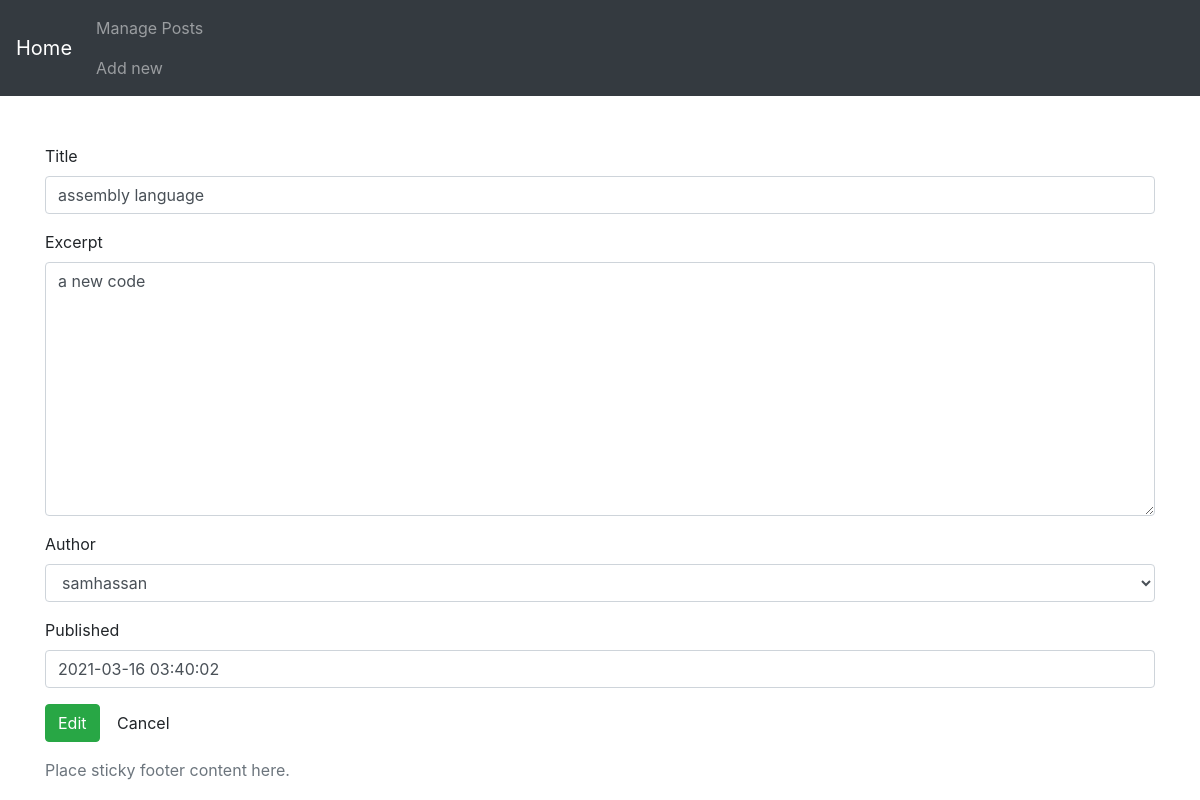
The page /edit/14/ on the database its author committed.
### core/models.py (models this page shows, shortened)
class Core(models.Model):
    title = models.CharField(max_length=200)
    excerpt = models.TextField()
    author = models.ForeignKey(User, on_delete=models.CASCADE, related_name='core')
    slug = models.SlugField(max_length=100, unique=True, editable=False)
    updated = models.DateTimeField(auto_now=True)
    published = models.DateTimeField(default=timezone.now)
    class Meta:
        ordering = ['-published']

### core/views.py (the view)
# urls.py: path('edit/<int:pk>/', views.EditView.as_view(), name='edit'),
class EditView(UpdateView):
    model = Core
    template_name = 'core/edit.html'
    fields = '__all__'
    pk_url_kwarg = 'pk'
    success_url = reverse_lazy('core:posts')

### core/templates/core/edit.html (shortened to what this page needs)
{% extends 'core/base.html' %}
{% load widget_tweaks %}
{% block content %}
<div class="container pt-5">
    <form action="" method="post">
        {% for field in form.visible_fields %}
        <div class="form-group">
            <label for="{{ field.id_for_label }}">{{ field.label }}</label>
            {{ field|add_class:'form-control' }}
        </div>
        {% endfor %}
        <div class="form-group">
            <button type="submit" class="btn btn-success">
            Edit
            </button>
            <a href="{% url 'core:posts' %}" class="btn btn-default">Cancel</a>
        </div>
    </form>
</div>
{% endblock %}

### rows shown on the page
Core: visible_fields "assembly language" "a new code" "samhassan" "2021-03-16 03:40:02"

### other values the page prints
{{ field.label }} "Title" "Excerpt" "Author" "Published"
